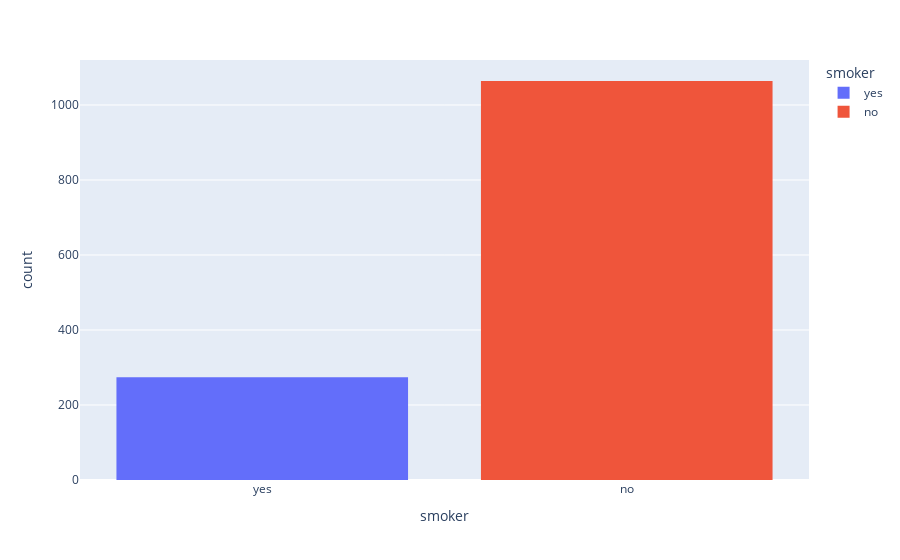

Notebook code for this chart:
### Code cell
fig= px.histogram(df,x='smoker', color='smoker')
fig.show()

### Figure 1 — Plotly figure (JSON) as saved in the notebook; plotly's stock layout.template omitted (floating-point values rounded to 4 significant figures; data arrays with more than 128 entries replaced by an {"elided": "..."} marker saying what was removed)
{"data": [{"alignmentgroup": "True", "bingroup": "x", "hovertemplate": "smoker=%{x}<br>count=%{y}<extra></extra>", "legendgroup": "yes", "marker": {"color": "#636efa", "pattern": {"shape": ""}}, "name": "yes", "offsetgroup": "yes", "orientation": "v", "showlegend": true, "type": "histogram", "x": {"elided": "274 str values"}, "xaxis": "x", "yaxis": "y"}, {"alignmentgroup": "True", "bingroup": "x", "hovertemplate": "smoker=%{x}<br>count=%{y}<extra></extra>", "legendgroup": "no", "marker": {"color": "#EF553B", "pattern": {"shape": ""}}, "name": "no", "offsetgroup": "no", "orientation": "v", "showlegend": true, "type": "histogram", "x": {"elided": "1064 str values"}, "xaxis": "x", "yaxis": "y"}], "layout": {"barmode": "relative", "legend": {"title": {"text": "smoker"}, "tracegroupgap": 0}, "margin": {"t": 60}, "xaxis": {"anchor": "y", "categoryarray": ["yes", "no"], "categoryorder": "array", "domain": [0, 1], "title": {"text": "smoker"}}, "yaxis": {"anchor": "x", "domain": [0, 1], "title": {"text": "count"}}}}
